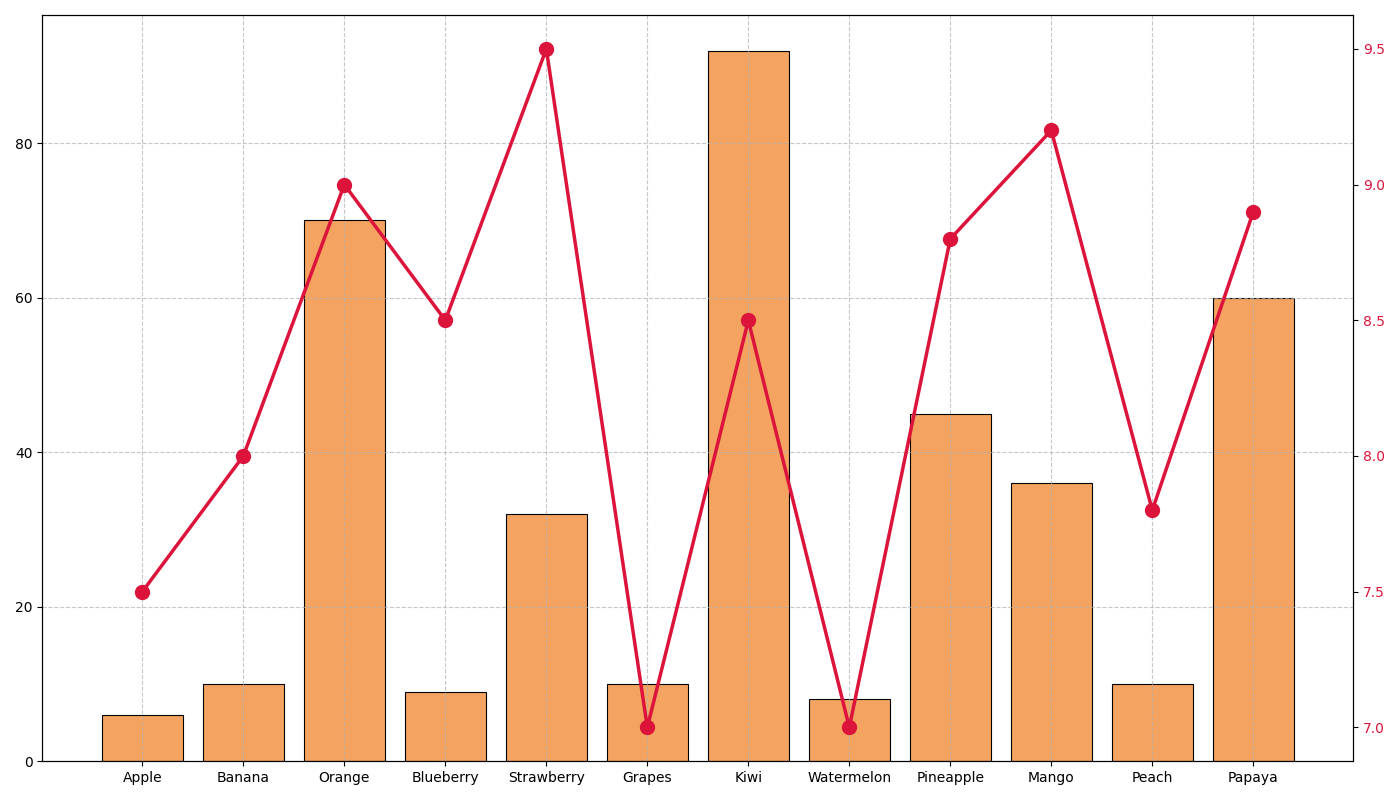

Python code for this plot:
import matplotlib.pyplot as plt

# Data
fruits = ["Apple", "Banana", "Orange", "Blueberry", "Strawberry", "Grapes", "Kiwi", "Watermelon",
          "Pineapple", "Mango", "Peach", "Papaya"]
vitamin_content = [6, 10, 70, 9, 32, 10, 92, 8, 45, 36, 10, 60]  # Vitamin C content (in mg per 100g)
avg_rating = [7.5, 8.0, 9.0, 8.5, 9.5, 7.0, 8.5, 7.0, 8.8, 9.2, 7.8, 8.9]  # Average rating (out of 10)

fig, ax1 = plt.subplots(figsize=(14, 8))

# Plotting the bars for vitamin content with a new color
bars = ax1.bar(fruits, vitamin_content, color="sandybrown", edgecolor='black', linewidth=0.8)

ax1.grid(True, linestyle='--', alpha=0.7)

# Plotting the line chart for average ratings with a new color
ax2 = ax1.twinx()
ax2.plot(fruits, avg_rating, color="crimson", marker='o', linestyle='-', linewidth=2.5, markersize=10)

ax2.tick_params(axis='y', labelcolor='crimson')

# Adjust layout
plt.tight_layout()

# Display the plot
plt.show()
